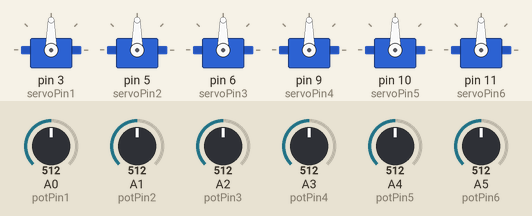
The sketch below on a simulated Arduino Uno, built with avr-gcc and run on an emulated ATmega328P. On the bench: 6 × servo. The inputs (shaded band) are chosen by the test bench; at power-on: A0 (potPin1) = 512, A1 (potPin2) = 512, A2 (potPin3) = 512, A3 (potPin4) = 512, A4 (potPin5) = 512, A5 (potPin6) = 512.

Above: at 1.2 s.
1.3 s: A0 (potPin1) set to 716
At 2.0 s:
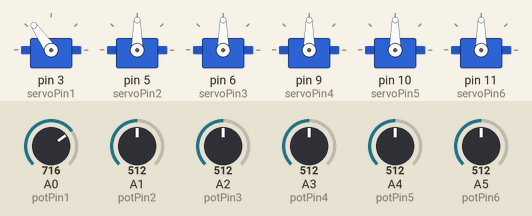
3.0 s: A1 (potPin2) set to 716
At 4.0 s:
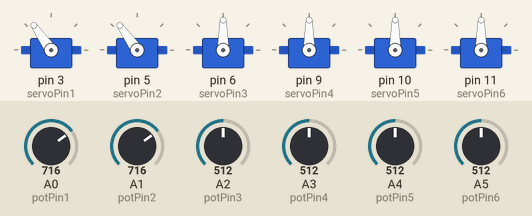
4.5 s: A2 (potPin3) set to 716
At 5.8 s:
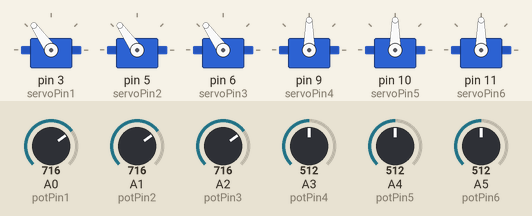
6.1 s: A3 (potPin4) set to 716
At 6.8 s:
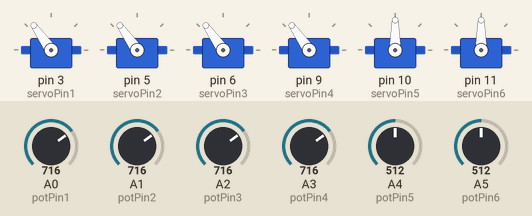
7.6 s: A4 (potPin5) set to 716
At 8.8 s:
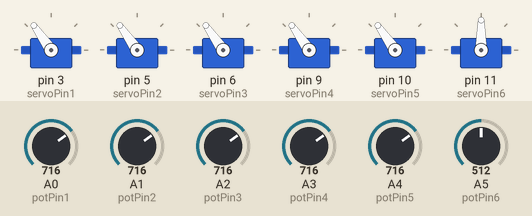
9.2 s: A5 (potPin6) set to 716
At 9.6 s:
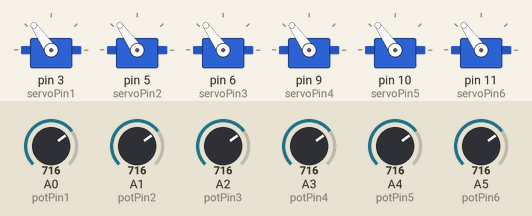
Timing chart, 0 to 11.7 s (numbered marks = the images above; inputs shaded):
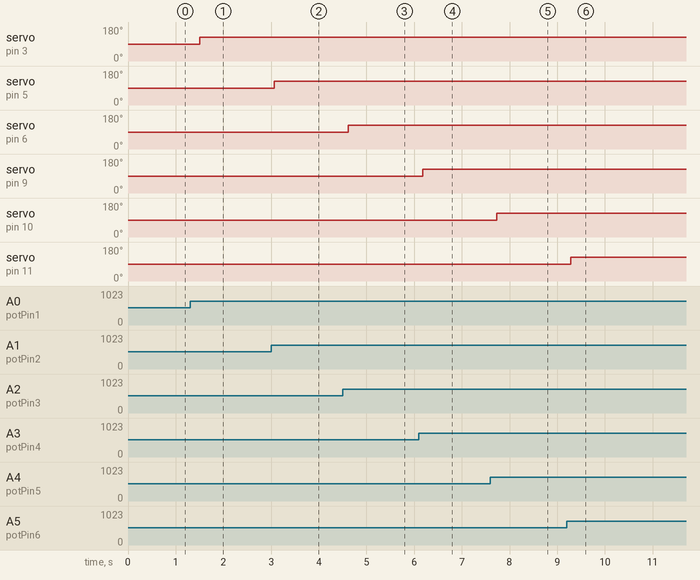

Measured:
- after the input at 1.3 s, servo on pin 3 (servoPin1): 90° → 125° after 0.21 s
- after the input at 3.0 s, servo on pin 5 (servoPin2): 90° → 125° after 0.06 s
- after the input at 4.5 s, servo on pin 6 (servoPin3): 90° → 125° after 0.12 s
- after the input at 6.1 s, servo on pin 9 (servoPin4): 90° → 125° after 0.08 s
- after the input at 7.6 s, servo on pin 10 (servoPin5): 90° → 125° after 0.13 s
- after the input at 9.2 s, servo on pin 11 (servoPin6): 90° → 125° after 0.09 s

The sketch:

servoCodeForRoboticArm.ino
```cpp
#include <Servo.h>
int baudRate=9600;
int dt=50;

int servoPin1=3;
int servoPin2=5;
int servoPin3=6;
int servoPin4=9;
int servoPin5=10;
int servoPin6=11;

int potPin1=A0;
int potPin2=A1;
int potPin3=A2;
int potPin4=A3;
int potPin5=A4;
int potPin6=A5;

int servoAngle1;
int servoAngle2;
int servoAngle3;
int servoAngle4;
int servoAngle5;
int servoAngle6;

int potInput1;
int potInput2;
int potInput3;
int potInput4;
int potInput5;
int potInput6;

Servo servo1;
Servo servo2;
Servo servo3;
Servo servo4;
Servo servo5;
Servo servo6;


void setup() {
  // put your setup code here, to run once:
Serial.begin(baudRate);
servo1.attach(servoPin1);
servo2.attach(servoPin2);
servo3.attach(servoPin3);
servo4.attach(servoPin4);
servo5.attach(servoPin5);
servo6.attach(servoPin6);

pinMode(potPin1,INPUT);
pinMode(potPin2,INPUT);
pinMode(potPin3,INPUT);
pinMode(potPin4,INPUT);
pinMode(potPin5,INPUT);
pinMode(potPin6,INPUT);
}


void loop() {
  // put your main code here, to run repeatedly:
  potInput1 = analogRead(potPin1);
  servoAngle1 = potInput1*(180.0/1023.0);
  servo1.write(servoAngle1);
  delay(dt);

  potInput2 = analogRead(potPin2);
  servoAngle2 = potInput2*(180.0/1023.0);
  servo2.write(servoAngle2);
  delay(dt);

  potInput3 = analogRead(potPin3);
  servoAngle3 = potInput3*(180.0/1023.0);
  servo3.write(servoAngle3);
  delay(dt);

  potInput4 = analogRead(potPin4);
  servoAngle4 = potInput4*(180.0/1023.0);
  servo4.write(servoAngle4);
  delay(dt);

  potInput5 = analogRead(potPin5);
  servoAngle5 = potInput5*(180.0/1023.0);
  servo5.write(servoAngle5);
  delay(dt);

  potInput6 = analogRead(potPin6);
  servoAngle6 = potInput6*(180.0/1023.0);
  servo6.write(servoAngle6);
  delay(dt);
}
```
